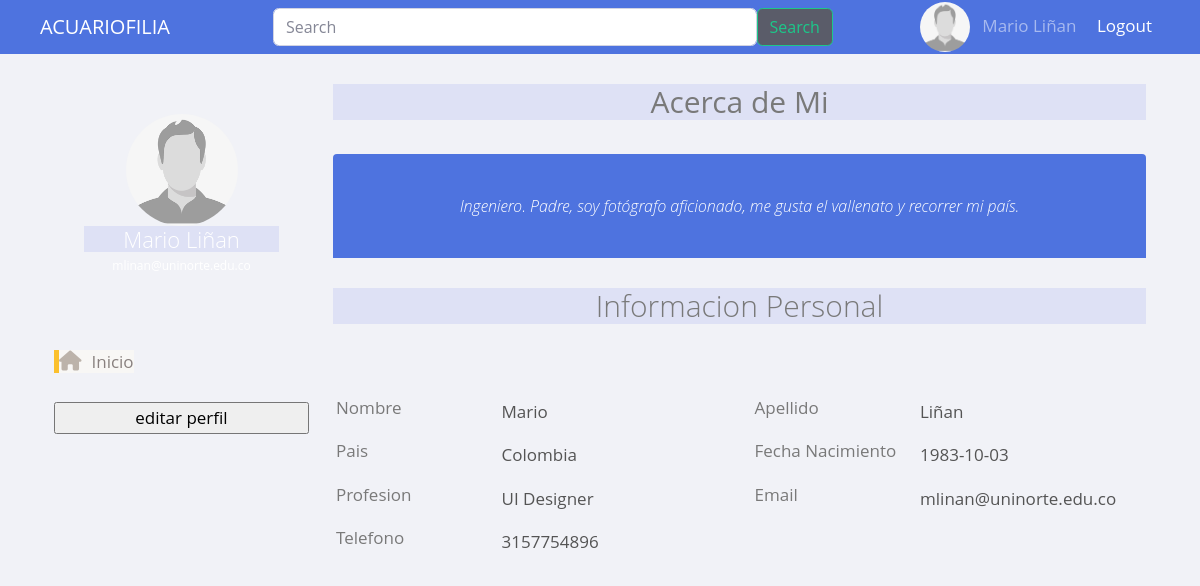
The page /perfil?codigo=5 (signed in) on the database its author committed.
### tables this page shows
CREATE TABLE User (UserId INTEGER PRIMARY KEY AUTOINCREMENT UNIQUE, name VARCHAR (20) NOT NULL, lastName VARCHAR (20) NOT NULL, email VARCHAR (30) UNIQUE NOT NULL, password VARCHAR (200) NOT NULL, birthay DATE NOT NULL, gender CHAR (15) NOT NULL, role INTEGER (1) NOT NULL, CreationDate DATETIME NOT NULL, ProfilePicURL VARCHAR (20), country CHAR (30), phone INTEGER, about CHAR (150), profesion CHAR (40));

### main.py (the view)
@app.route('/perfil')
def perfil():
    form = UserForm()
    if request.method == 'GET':
        idsel = request.args.get('codigo')
        sql = f'SELECT * FROM User WHERE UserId = {idsel}'
        psel = selectSQLite(sql)
        return render_template("perfil.html", psel=psel[0])

### forms/forms.py
class UserForm(FlaskForm):
    firstname = StringField('firstname', validators=[DataRequired(message="Este campo es requerido")], render_kw={"placeholder": "Su nombre"})
    lastname = StringField('Lastname', validators=[DataRequired(message="Este campo es requerido")], render_kw={"placeholder": "su apellido"})
    password = PasswordField('password', validators=[DataRequired(message="Este campo es requerido")], render_kw={"placeholder": "Digite contraseña"})
    passconf = PasswordField('passconf', validators=[DataRequired(message="Este campo es requerido")], render_kw={"placeholder": "Confirmar contraseña"})
    email = StringField(u'Mailing Address', validators=[DataRequired(message="Este campo es requerido")], render_kw={"placeholder": "Digite correo"})
    gender= SelectField('Genero', choices = [('Masculino'), ('Femenino'), ('Otro')], default="Please choose",)
    Birthdate = DateField('Birthdate', validators=[DataRequired(message="Este campo es requerido")],format='%d-%m-%y')

### db.py (called while the page is built)
def get_db():
    try:
        if 'db' not in g:
            print('Connection OK')
            g.db = sqlite3.connect('database.db')
        return g.db
    except Error:
        print(Error)

### main.py (called while the page is built)
def selectSQLite(sql):
    db = get_db()
    cursorObj = db.cursor()
    cursorObj.execute(sql)
    seleccion = cursorObj.fetchall()
    return seleccion

### templates/perfil.html (shortened to what this page needs)
<!DOCTYPE html>
<html lang="es">
<head>
    <link href="../static/css/sb-admin-2.min.css" rel="stylesheet">
    <link href="../static/css/styleperfil.css" rel="stylesheet">
    <link href="https://maxcdn.bootstrapcdn.com/font-awesome/4.3.0/css/font-awesome.min.css" rel="stylesheet">
</head>
{% block body %}
<nav class="navbar navbar-expand-lg navbar-dark bg-primary">
    <div class="container-fluid">
        <a class="navbar-brand" href="{{'feed'}}">ACUARIOFILIA</a>
        <form class="d-flex" form action="{{url_for('search')}}" method="post" enctype="multipart/form-data">
            <input class="form-control me-2" type="search" name="palabra" placeholder="Search" aria-label="Search">
            <button class="btn btn-outline-success bg-primary bg-dark" type="submit">Search</button>
        </form>
        <div class="contenedorInfoPerfil" id="">
            <div class="infoPerfil">
                {% if 'id' in session %}
                <a  href="{{url_for('perfil', codigo = session['id']) }}">
                    <img src="../static/images/perfil/{% print(psel[9]) %}" alt="">
                </a>
                <span class="navbar-text p-2 bd-highlight"> {{ session['fullname'] }} </span>
                <span class="navbar-text p-2 bd-highlight"> <a href="{{'login'}}">Logout</a> </span>
                {% else %}
                <span class="navbar-text p-2 bd-highlight"> <a href="{{'login'}}">Login</a> </span>
                {% endif %}
            </div>
        </div>
    </div>
</nav>
<div class="container bootstrap snippets bootdey">
    <form class="datosPersonales" form action="" method="post" enctype="multipart/form-data">
        <div class="row">
            <div class="profile-nav col-md-3">
                <div class="panel">
                    <div class="user-heading round">
                        <a href="#">
                            <img src="../static/images/perfil/{% print(psel[9]) %}" alt="">
                        </a>
                        <h1>{%print(psel[1]+" "+ psel[2])%}</h1>
                        <p>{%print(psel[3])%}</p>
                    </div>
                    <div class="menu">
                        <ul class="nav nav-pills nav-stacked">
                            <li class="active"><a href="{{'feed'}}"> <i class="fas fa-home"></i>Inicio</a></li>
                            {% if session['id']==psel[0] %}
                                <input type="button" value="editar perfil" onclick="habilitarCampos()">
                            {% endif %}
                        </ul>
                    </div>
                </div>
            </div>
            <div class="profile-info col-md-9">
                <div class="panel">
                    <h1>Acerca de Mi</h1> <br>
                    <div class="bio-graph-heading">
                        {%print(psel[12])%}
                    </div>
                    <div class="panel-body bio-graph-info">
                        <h1>Informacion Personal</h1> <br><br>
                        <div class="row">
                            <form>
                                {%if session['id']==psel[0]%}
                                    <div class="bio-row">
                                        <label for="nombre">Nombre </label>
                                        <input type="text" name="nombre" id="nombre" value="{%print(psel[1])%}" disabled>
                                    </div>
                                    <div class="bio-row">
                                        <label for="apellido">Apellido </label>
                                        <input type="text" name="apellido" id="apellido" value="{%print(psel[2])%}" disabled>
                                    </div>
                                    <div class="bio-row">
                                        <label for="pais">Pais </label>
                                        <input type="text" name="pais" id="pais" value="{%print(psel[10])%}" disabled>
                                    </div>
                                    <div class="bio-row">
                                        <label for="nacimiento">Fecha Nacimiento</label>
                                        <input type="text" name="nacimiento" id="nacimiento" value="{%print(psel[5])%}" disabled>
                                    </div>
                                    <div class="bio-row">
                                        <label for="profesion">Profesion</label>
                                        <input type="text" name="profesion" id="profesion" value="UI Designer" disabled>
                                    </div>
                                    <div class="bio-row">
                                        <label for="email">Email</label>
                                        <input type="text" name="email" id="email" value="{%print(psel[3])%}" disabled>
                                    </div>
                                    <div class="bio-row">
                                        <label for="telefono">Telefono</label>
                                        <input type="text" name="telefono" id="telefono" value="{%print(psel[11])%}" disabled>
                                    </div>
                                {%endif%}
                            </form>
                        </div>
                    </div>
                </div>
            </div>
        </div>
    </form>
</div>
{% endblock %}
</html>

### static/css/styleperfil.css (style rules this page uses)
.d-flex { width: 50%; }
.navbar { max-height: 54px; }
.infoPerfil a img { width: 50px; height: 50px; border-radius: 50%; }
.profile-nav, .profile-info { margin-top:30px; }
.profile-nav .user-heading { background: url(../img/fondo3.jpg); background-size: cover; color: #fff; border-radius: 4px 4px 0 0; -webkit-border-radius: 4px 4px 0 0; padding: 30px; text-align: center; }
.profile-nav .user-heading h1 { font-size: 22px; font-weight: 300; margin-bottom: 5px; }
.profile-nav .user-heading p { font-size: 12px; }
.profile-nav .user-heading a img { width: 112px; height: 112px; border-radius: 50%; -webkit-border-radius: 50%; }
.profile-nav ul > li > a { border-radius: 0; -webkit-border-radius: 0; color: #89817f; border-left: 5px solid #fff; }
.profile-nav ul > li > a:hover, .profile-nav ul > li > a:focus, .profile-nav ul li.active a { background: #f8f7f5 !important; border-left: 5px solid #fbc02d; color: #89817f !important; }
.profile-nav ul > li > a > i { font-size: 20px; padding-right: 10px; color: #bcb3aa; }
.menu { height: 200px; }
.menu ul { display: flex; height: 70%; flex-direction: column; min-width: 200px; align-self: center; justify-content: space-evenly; }
.bio-graph-heading { background: #4e73df; color: #fff; text-align: center; font-style: italic; padding: 40px 110px; border-radius: 4px 4px 0 0; -webkit-border-radius: 4px 4px 0 0; font-size: 16px; font-weight: 300; }
.bio-graph-info h1 { font-size: 22px; font-weight: 300; margin: 0 0 20px; }
.panel h1 { background: rgba(56, 81, 223, 0.1); text-align: center; font-size: 30px; }
.panel-body { margin-top: 30px; }
.bio-row { display: flex; flex-direction: row; justify-content: space-between; width: 50%; margin-bottom: 10px; padding:0 15px; }
.bio-row input { background: none; border: 0; text-align: left; }

### rows shown on the page
User: ProfilePicURL (picture), name+lastName "Mario Liñan", about "Ingeniero. Padre, soy fotógrafo aficionado, me gusta el vallenato y recorrer mi país.", nombre "Mario", apellido "Liñan", pais "Colombia", nacimiento "1983-10-03", email "mlinan@uninorte.edu.co", telefono "3157754896"

### other values the page prints
{{ session['fullname'] }} "Mario Liñan"
